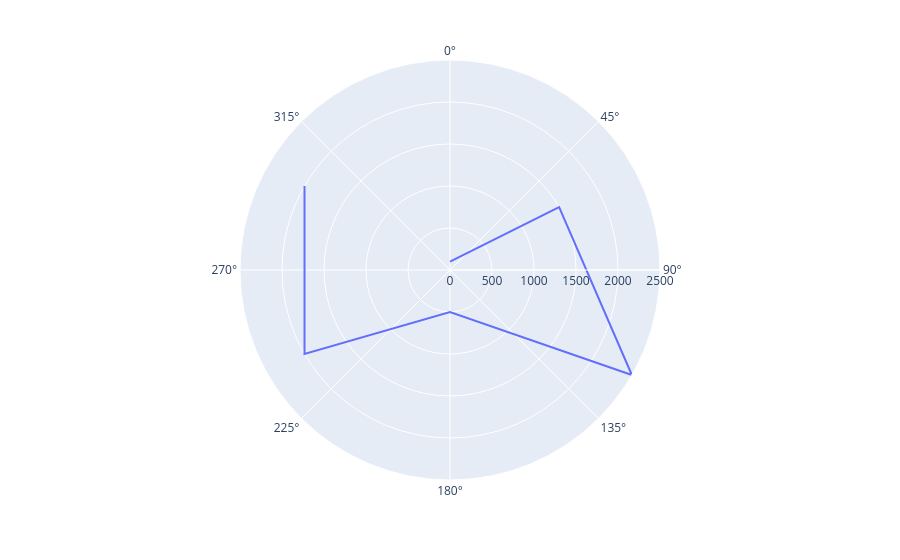

Notebook code for this chart:
### Code cell
fig3=px.line_polar(months,sales)
fig3.show()

### Figure 1 — Plotly figure (JSON) as saved in the notebook; plotly's stock layout.template omitted (floating-point values rounded to 4 significant figures)
{"data": [{"hovertemplate": "r=%{r}<extra></extra>", "legendgroup": "", "line": {"color": "#636efa", "dash": "solid"}, "marker": {"symbol": "circle"}, "mode": "lines", "name": "", "r": [100, 1500, 2500, 500, 2000, 2000], "showlegend": false, "subplot": "polar", "type": "scatterpolar"}], "layout": {"legend": {"tracegroupgap": 0}, "margin": {"t": 60}, "polar": {"angularaxis": {"direction": "clockwise", "rotation": 90}, "domain": {"x": [0, 1], "y": [0, 1]}}}}
